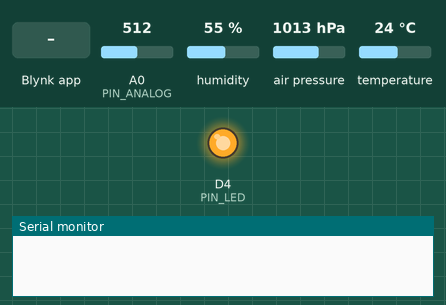
Bench run of a sketch on a simulated ESP8266 (Wemos D1 mini). On the bench: output pins drawn as LEDs (lit = HIGH), the last lines printed to the serial monitor. The test bench sets the inputs (shaded band); at power-on: A0 (PIN_ANALOG) = 512, humidity 55 %, air pressure 1013 hPa, temperature 24 °C.

Above: at 3.1 s.
3.2 s: Blynk app writes 1 to V3
At 3.7 s:
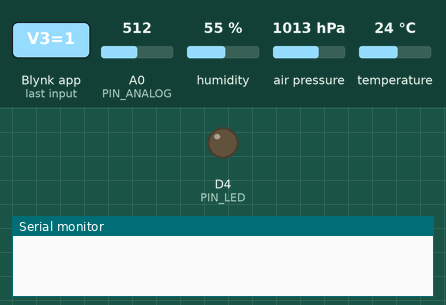
4.7 s: Blynk app writes 0 to V3
At 5.9 s:
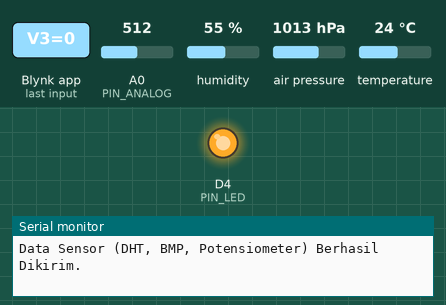
6.2 s: Blynk app writes 200 to V3
At 7.2 s:
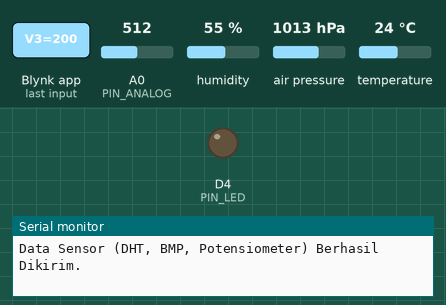
Timing chart, 0 to 9.2 s (numbered marks = the images above; inputs shaded):
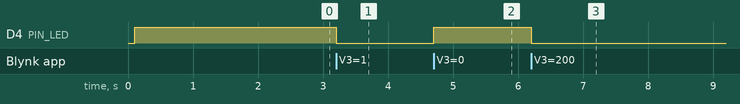

The sketch:

21.Program_Integrasi_OTA.ino
```cpp
#define BLYNK_TEMPLATE_ID "TMPLxxxxxx"
#define BLYNK_TEMPLATE_NAME "MySertifikasi"

// VERSI PEMBARUAN MAYOR (INTEGRASI SISTEM)
#define BLYNK_FIRMWARE_VERSION        "0.2.0"
#define BLYNK_PRINT Serial
#define APP_DEBUG
#define USE_KASGARIOT_SHIELD

#include "BlynkEdgent.h"
#include <Wire.h>
#include <Adafruit_Sensor.h>
#include <Adafruit_BMP280.h>
#include <DHT.h>

// --- Definisi Pin KasgarIoT Shield R1 ---
#define PIN_LED D4
#define PIN_TOMBOL D3
#define PIN_ANALOG A0
#define DHTPIN D5
#define DHTTYPE DHT22

DHT dht(DHTPIN, DHTTYPE);
Adafruit_BMP280 bmp;
BlynkTimer timer;

int statusTombolTerakhir = HIGH;
bool bmpSiap = false;

BLYNK_WRITE(V3) {
  int statusSwitch = param.asInt();
  // Inversi (!) karena rangkaian D4 bersifat Active LOW
  digitalWrite(PIN_LED, !statusSwitch);
}

// 1. Fungsi Cepat: Mengecek input Tombol (Dieksekusi tiap 100 milidetik)
void cekTombol() {
  int statusTombolSekarang = digitalRead(PIN_TOMBOL);

  if (statusTombolSekarang != statusTombolTerakhir) {
    delay(50);
    int statusValid = digitalRead(PIN_TOMBOL);

    if (statusValid == statusTombolSekarang) {
      int nilaiKirim = !statusValid;
      Blynk.virtualWrite(V4, nilaiKirim);
      statusTombolTerakhir = statusValid;

      if(nilaiKirim == 1){
        Serial.println("Tombol Fisik Ditekan!");
      }
    }
  }
}

// 2. Fungsi Lambat: Pengiriman Data Sensor (Dieksekusi tiap 2 Detik)
void kirimDataSensor() {
  int nilaiPot = analogRead(PIN_ANALOG);
  Blynk.virtualWrite(V5, nilaiPot);

  // Baca DHT22 (V0 Suhu, V1 Kelembapan)
  float kelembapan = dht.readHumidity();
  float suhu = dht.readTemperature();
  if (!isnan(kelembapan) && !isnan(suhu)) {
    Blynk.virtualWrite(V0, suhu);
    Blynk.virtualWrite(V1, kelembapan);
  }

  // Baca BMP280 (V2 Tekanan Udara)
  if (bmpSiap) {
    Blynk.virtualWrite(V2, bmp.readPressure() / 100.0F);
  }

  Serial.println("Data Sensor (DHT, BMP, Potensiometer) Berhasil Dikirim.");
}

void setup() {
  Serial.begin(115200);
  delay(100);
  pinMode(PIN_LED, OUTPUT);
  digitalWrite(PIN_LED, HIGH);
  pinMode(PIN_TOMBOL, INPUT_PULLUP);

  dht.begin();
  // Alamat I2C BMP280 adalah 0x76 atau 0x77, tergantung pin SDO pada modul
  bmpSiap = bmp.begin(0x76) || bmp.begin(0x77);
  if (!bmpSiap) {
    Serial.println("PERINGATAN: Gagal menemukan sensor BMP280!");
  }

  BlynkEdgent.begin();
  timer.setInterval(100L, cekTombol);
  timer.setInterval(2000L, kirimDataSensor);
}

void loop() {
  BlynkEdgent.run();
  timer.run();
}
```

Measured:
- after the input at 3.2 s, D4 (PIN_LED): HIGH → LOW at once
- after the input at 4.7 s, D4 (PIN_LED): LOW → HIGH at once
- after the input at 6.2 s, D4 (PIN_LED): HIGH → LOW at once
